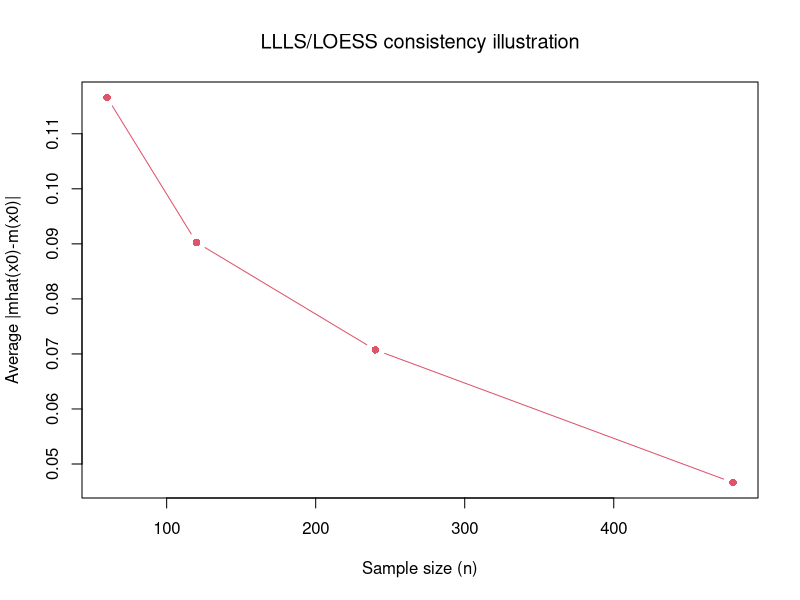
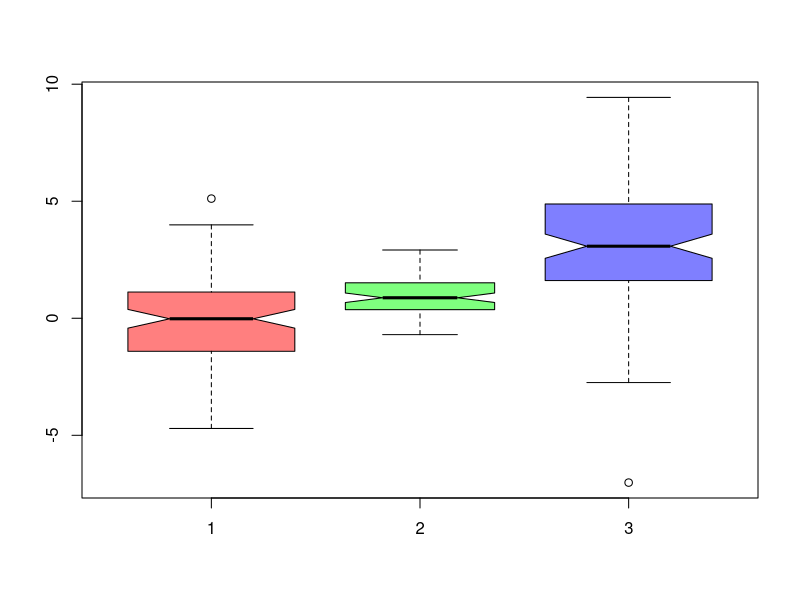

Here is the R script that generated these plots, in order:
## ---- chunk 1
# Joint probabilities: rows are y, columns are x
y_vals <- c(0,1,2)
x_vals <- c(0,1)
P_yx <- matrix(c(
  0.30, 0.10,
  0.10, 0.20,
  0.10, 0.20
), nrow=3, byrow=TRUE)

# Marginal Prob(X_i=x)
P_x <- colSums(P_yx)

# Conditional probabilities Prob(Y_i=y | X_i=x)
P_y_given_x <- sweep(P_yx, 2, P_x, "/")

# Conditional expectation m(x)=E[Y_i|X_i=x]
m_x <- colSums(P_y_given_x * y_vals)
m_x
## ---- chunk 2
set.seed(42)

true_m <- function(x) sin(2*x) + 0.5*x
x0 <- 0.25
n_grid <- c(60, 120, 240, 480)
R <- 120

avg_abs_err <- sapply(n_grid, function(n){
  span_n <- min(0.9, 1.8*n^(-1/4)) # shrinks with n
  errs <- replicate(R, {
    x <- runif(n, -1.5, 1.5)
    y <- true_m(x) + rnorm(n, sd=0.35)
    fit <- loess(y~x, span=span_n, degree=1)
    mhat <- predict(fit, newdata=data.frame(x=x0))
    abs(mhat - true_m(x0))
  })
  mean(errs, na.rm=TRUE)
})

plot(n_grid, avg_abs_err, type='b', pch=16, col=2,
     xlab='Sample size (n)',
     ylab='Average |mhat(x0)-m(x0)|',
     main='LLLS/LOESS consistency illustration',
     font.main=1)
## ---- chunk 3
# States: X in {0,1}, signal Y in {0,1}
# Prior Prob(X_i=1)
p_x1 <- 0.12

# Test characteristics
p_y1_x1 <- 0.90
p_y1_x0 <- 0.08

# Law of total probability for Prob(Y_i=1)
p_y1 <- p_y1_x1 * p_x1 + p_y1_x0 * (1 - p_x1)

# Bayes posterior Prob(X_i=1 | Y_i=1)
p_x1_y1 <- (p_y1_x1 * p_x1) / p_y1
p_x1_y1

# Also compute Prob(X_i=1 | Y_i=0)
p_y0_x1 <- 1 - p_y1_x1
p_y0_x0 <- 1 - p_y1_x0
p_y0 <- p_y0_x1 * p_x1 + p_y0_x0 * (1 - p_x1)
p_x1_y0 <- (p_y0_x1 * p_x1) / p_y0
p_x1_y0
## ---- chunk 4
# Sample 1 (e.g., males)
n1 <- 100
Y1 <- rnorm(n1, 0, 2)
#hist(Y1, freq=F, main='Sample 1')

# Sample 2 (e.g., females)
n2 <- 80
Y2 <- rnorm(n2, 1, 1)
#hist(Y2, freq=F, main='Sample 2')

t.test(Y1, Y2, var.equal=F)
## ---- chunk 5
Y3 <- rnorm(n1, 3, 3)

boxplot(Y1, Y2, Y3,
    col=c(
        rgb(1,0,0,.5),
        rgb(0,1,0,.5),
        rgb(0,0,1,.5)),
    notch=T,
    varwidth=T)
